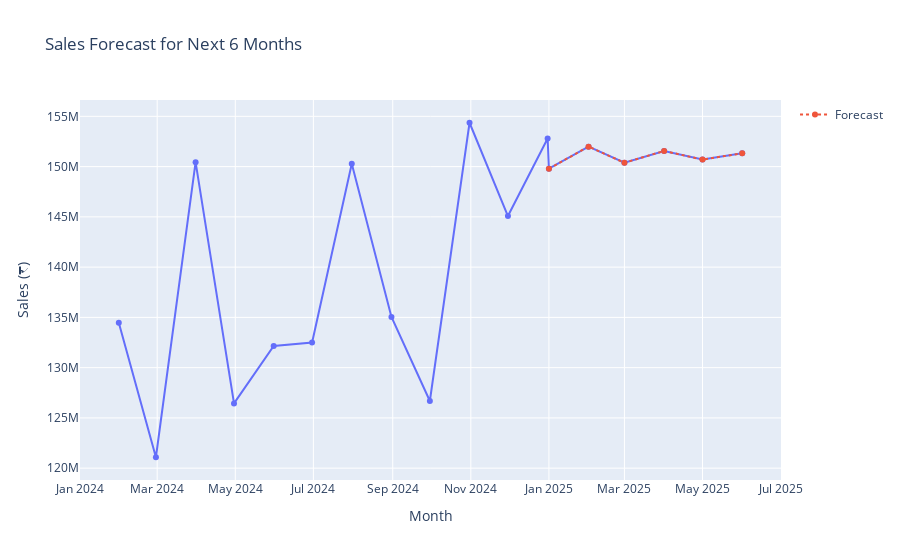

Source (notebook cell):
### Code cell
fig = px.line(
    combined,
    x='Month',
    y='TotalSales',
    title='Sales Forecast for Next 6 Months',
    markers=True
)
fig.add_scatter(x=forecast_df['Month'], y=forecast_df['ForecastedSales'],
                mode='lines+markers', name='Forecast', line=dict(dash='dot'))
fig.update_layout(xaxis_title='Month', yaxis_title='Sales (₹)')
fig.show()

### Figure 1 — Plotly figure (JSON) as saved in the notebook; plotly's stock layout.template omitted (floating-point values rounded to 4 significant figures)
{"data": [{"hovertemplate": "Month=%{x}<br>TotalSales=%{y}<extra></extra>", "legendgroup": "", "line": {"color": "#636efa", "dash": "solid"}, "marker": {"symbol": "circle"}, "mode": "lines+markers", "name": "", "orientation": "v", "showlegend": false, "type": "scatter", "x": ["2024-01-31T00:00:00.000000000", "2024-02-29T00:00:00.000000000", "2024-03-31T00:00:00.000000000", "2024-04-30T00:00:00.000000000", "2024-05-31T00:00:00.000000000", "2024-06-30T00:00:00.000000000", "2024-07-31T00:00:00.000000000", "2024-08-31T00:00:00.000000000", "2024-09-30T00:00:00.000000000", "2024-10-31T00:00:00.000000000", "2024-11-30T00:00:00.000000000", "2024-12-31T00:00:00.000000000", "2025-01-01T00:00:00.000000000", "2025-02-01T00:00:00.000000000", "2025-03-01T00:00:00.000000000", "2025-04-01T00:00:00.000000000", "2025-05-01T00:00:00.000000000", "2025-06-01T00:00:00.000000000"], "xaxis": "x", "y": [134500000.0, 121100000.0, 150400000.0, 126400000.0, 132200000.0, 132500000.0, 150300000.0, 135000000.0, 126700000.0, 154400000.0, 145100000.0, 152800000.0, 149800000.0, 152000000.0, 150400000.0, 151600000.0, 150700000.0, 151300000.0], "yaxis": "y"}, {"line": {"dash": "dot"}, "mode": "lines+markers", "name": "Forecast", "type": "scatter", "x": ["2025-01-01T00:00:00.000000000", "2025-02-01T00:00:00.000000000", "2025-03-01T00:00:00.000000000", "2025-04-01T00:00:00.000000000", "2025-05-01T00:00:00.000000000", "2025-06-01T00:00:00.000000000"], "y": [149800000.0, 152000000.0, 150400000.0, 151600000.0, 150700000.0, 151300000.0]}], "layout": {"legend": {"tracegroupgap": 0}, "title": {"text": "Sales Forecast for Next 6 Months"}, "xaxis": {"anchor": "y", "domain": [0, 1], "title": {"text": "Month"}}, "yaxis": {"anchor": "x", "domain": [0, 1], "title": {"text": "Sales (₹)"}}}}
